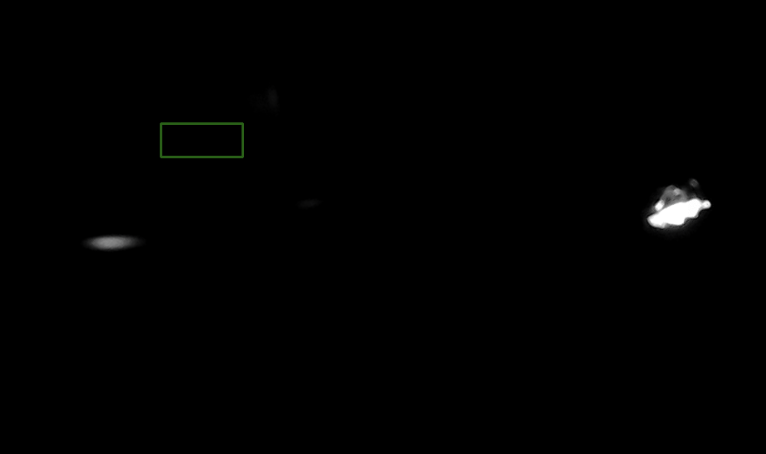
#> input picture check.png, 766 x 454 px
$ python -i main10.py   (imports and definitions only)
#> lines starting #> are read from the running program, lines starting #| are printed output that depends on the picture; after the words box and inside, x2 and y2 are one past the last pixel; in counts of white or black regions, pixels touching at a corner belong together
#> further down, picture is the input picture: shape (454, 766, 3); mean B, G, R 1.1, 1.3, 1.2
# Copyright (c) 2019 Leechy inc.
#
# Permission is hereby granted, free of charge, to any person obtaining a copy
# of this software and associated documentation files (the "Software"), to deal
# in the Software without restriction, including without limitation the rights
# to use, copy, modify, merge, publish, distribute, sublicense, and/or sell
# copies of the Software, and to permit persons to whom the Software is
# furnished to do so, subject to the following conditions:
#
# The above copyright notice and this permission notice shall be included in all
# copies or substantial portions of the Software.
#
# THE SOFTWARE IS PROVIDED "AS IS", WITHOUT WARRANTY OF ANY KIND, EXPRESS OR
# IMPLIED, INCLUDING BUT NOT LIMITED TO THE WARRANTIES OF MERCHANTABILITY,
# FITNESS FOR A PARTICULAR PURPOSE AND NONINFRINGEMENT. IN NO EVENT SHALL THE
# AUTHORS OR COPYRIGHT HOLDERS BE LIABLE FOR ANY CLAIM, DAMAGES OR OTHER
# LIABILITY, WHETHER IN AN ACTION OF CONTRACT, TORT OR OTHERWISE, ARISING FROM,
# OUT OF OR IN CONNECTION WITH THE SOFTWARE OR THE USE OR OTHER DEALINGS IN THE
# SOFTWARE.

import cv2
import pickle
import xlsxwriter
from imutils import rotate_bound
import time
import datetime
import numpy as np
import matplotlib.pyplot as plt
from matplotlib.widgets import Button
from PIL import Image, ImageTk
import os, os.path

class color:
   PURPLE = '\033[95m'
   CYAN = '\033[96m'
   DARKCYAN = '\033[36m'
   BLUE = '\033[94m'
   GREEN = '\033[92m'
   YELLOW = '\033[93m'
   RED = '\033[91m'
   BOLD = '\033[1m'
   UNDERLINE = '\033[4m'
   END = '\033[0m'

# [1 line not run here, left out]


drunkdatanum = 0
not_drunkdatanum = 0

DRUNK_DIR = 'data/graph/drunk'
# [1 line that did not run here, left out]

NOT_DRUNK_DIR = 'data/graph/not_drunk'
# [1 line that did not run here, left out]

row = 1

sensetivity = 615
x1 = 480
y1 = 1000
x2 = 578
y2 = 1040
angle = 52.5
flip = False
plot_graph = False

cmp_graph = [500]
nor_color = (0, 0, 1)
mouse_rectangle = False
clear = True
live = False
auto = False

# [1 line not run here, left out]

def rotate_clockwise(matrix, degree=90):
	try:
		return matrix if not degree else rotate_clockwise(zip(*matrix[::-1]), degree-90)
	except TypeError:
		return [[0]]

def mouse_event(event,x,y,flags,param):
	global x1, x2, y1, y2, mouse_rectangle

	if event == cv2.EVENT_LBUTTONDOWN:
		mouse_rectangle = True
		x1,y1 = x,y
	elif event == cv2.EVENT_MOUSEMOVE:
		if mouse_rectangle == True:
			x2,y2 = x, y
	elif event == cv2.EVENT_LBUTTONUP:
		x2,y2 = x, y

		if x2 < x1:
			x1,x2 = x2,x1

		if y2 < y1:
			y1,y2 = y2,y1

		mouse_rectangle = False

# [4 lines not run here, left out]

SHEET_DIR = "data/sheet"
sheet_name = "data"

# [2 lines that did not run here, left out]

workbook = xlsxwriter.Workbook('data/sheet/' + sheet_name + '.xlsx')
worksheet = workbook.add_worksheet()

# [11 lines not run here, left out]

def AddToWorksheet(row,status):
	worksheet.insert_image(row,1, 'data/graph/' + str(status) + '/' + (str(not_drunkdatanum) if status=="not_drunk" else str(drunkdatanum)) + '.png', {'x_scale': 0.47,'y_scale': 0.5,'x_offset': 2,'y_offset': 2,'positioning': 1})
	worksheet.insert_image(row,3, 'data/frames/' + str(status) + '/' + (str(not_drunkdatanum) if status=="not_drunk" else str(drunkdatanum)) + '.png', {'x_scale': 0.47,'y_scale': 0.5,'x_offset': 2,'y_offset': 2,'positioning': 1})
	worksheet.write(row, 0, row)
	worksheet.write(row, 2, status)
	worksheet.write(row, 4, str(settingsJson))
	worksheet.write(row, 5, str(datetime.datetime.now()))

	print("\n----------------\nSaved!" + "\nRow:" + str(row) + "\nNot Drunk Data Num:" + str(not_drunkdatanum) + "\nDrunk Data Num:" + str(drunkdatanum))


def AutoSpectrumFinder(frame):

	frame = (rotate_bound(frame, angle))
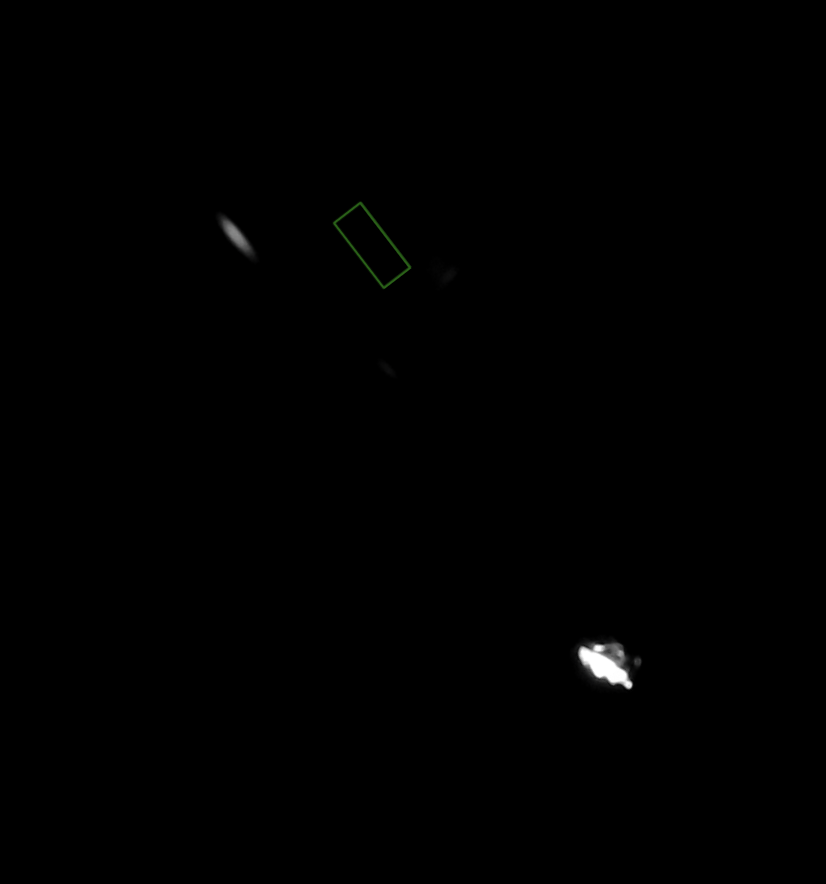
#> frame: shape (884, 826, 3); mean of channels 0, 1, 2 0.5, 0.6, 0.6; drawn as B, G, R
	height, width = frame.shape[:2]
#> height = 884; width = 826

	start_row, start_col = 0, 0
	end_row, end_col = height, width // 2
#> end_row = 884; end_col = 413

	frame = frame[start_row:end_row , start_col:end_col]
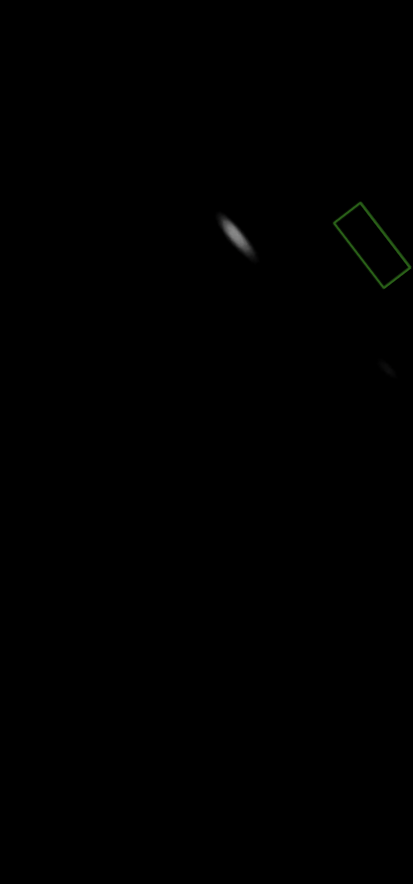
#> frame: shape (884, 413, 3); mean of channels 0, 1, 2 0.2, 0.3, 0.2; drawn as B, G, R

	grayscale = cv2.cvtColor(frame, cv2.COLOR_BGR2GRAY)
	ret,th = cv2.threshold(grayscale,127,255, 0)
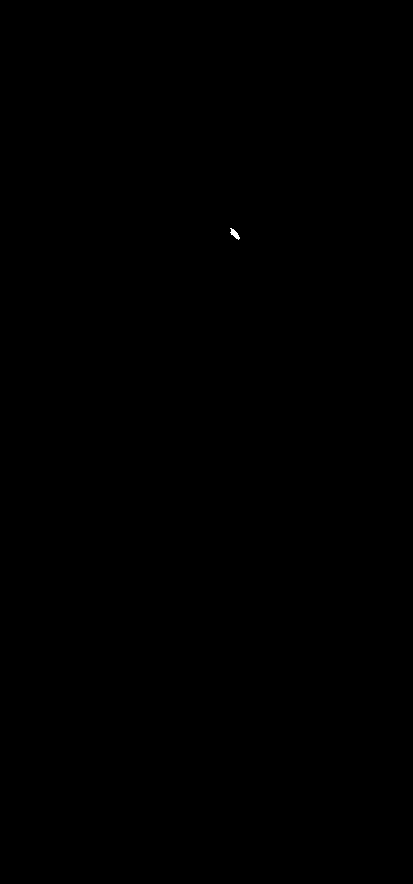
#> th: shape (884, 413); 0.02% white; 1 white region

	contours, hierarchy = cv2.findContours(th, 2, 1)
#> contours = 1 contour; box (x1, y1, x2, y2) and area: (230, 228, 240, 240) 42
	cnt = contours
#> cnt has the same summary as contours
	big_contour = []
	max = 0
	for i in cnt:
		area = cv2.contourArea(i)
		if(area > max):
			max = area
			big_contour = i
#> this loop made 1 pass
#> (area, max) on pass 1: (42, 42)
#> after the loop, big_contour = contour of 26 points, box (x1, y1, x2, y2) (230, 228, 240, 240), area 42; max = 42

	final = cv2.drawContours(frame, big_contour, -1, (0,255,0), 3)
	point = big_contour[int(len(big_contour)/2)][0]
#> point = [238, 239]

	x = point[0]
#> x = 238
	y = point[1]
#> y = 239
	# cv2.imshow('mask', final)

	return x - 50, y - 20, x + 50, y + 10


# [4 lines that did not run here, left out]

# [177 lines not run here, left out]

>>> import cv2
>>> picture = cv2.imread('check.png')
>>> result = AutoSpectrumFinder(picture)
#> result = (188, 219, 288, 249)
